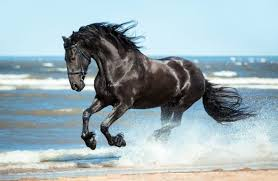
#> input picture examples/horse.jpeg, 278 x 181 px, given as the content of the folder /kaggle/input, which was not available
$ jupyter execute --allow-errors 01_eda.ipynb
#> lines starting #> are read from the running program, lines starting #| are printed output that depends on the picture; pictures that were not available may be replaced by others from this repository, and a replacement may not be noted
[cell 1]
# This Python 3 environment comes with many helpful analytics libraries installed
# It is defined by the kaggle/python Docker image: https://github.com/kaggle/docker-python
# For example, here's several helpful packages to load

import numpy as np # linear algebra
import pandas as pd # data processing, CSV file I/O (e.g. pd.read_csv)

# Input data files are available in the read-only "../input/" directory
# For example, running this (by clicking run or pressing Shift+Enter) will list all files under the input directory

import os
for dirname, _, filenames in os.walk('/kaggle/input'):
    for filename in filenames:
        print(os.path.join(dirname, filename))

# You can write up to 20GB to the current directory (/kaggle/working/) that gets preserved as output when you create a version using "Save & Run All"
# You can also write temporary files to /kaggle/temp/, but they won't be saved outside of the current session

[cell 2]
# ── CELL 1 : Imports ─────────────────────────────────────────
import os, json, hashlib, warnings
import numpy as np
import pandas as pd
import matplotlib.pyplot as plt
import matplotlib.gridspec as gridspec
import seaborn as sns
from pathlib import Path
from PIL import Image, UnidentifiedImageError
from tqdm.auto import tqdm
from collections import defaultdict

warnings.filterwarnings("ignore")
plt.rcParams["figure.dpi"] = 120
plt.rcParams["font.size"]  = 11

RAW_DIR    = "/kaggle/input/datasets/alessiocorrado99/animals10/raw-img"
OUTPUT_DIR = "/kaggle/working/eda_outputs"
os.makedirs(OUTPUT_DIR, exist_ok=True)

ITALIAN_TO_ENGLISH = {
    "cane":"dog","cavallo":"horse","elefante":"elephant",
    "farfalla":"butterfly","gallina":"chicken","gatto":"cat",
    "mucca":"cow","pecora":"sheep","ragno":"spider","scoiattolo":"squirrel",
}
CLASS_NAMES = sorted(ITALIAN_TO_ENGLISH.values())

[cell 3]
# ── CELL 2 : Scan every image ────────────────────────────────
# We go through every file and collect:
#   - count per class
#   - image width & height
#   - corrupt file flag
#   - MD5 hash (for duplicate detection)

records   = []   # one dict per file
seen_hash = {}   # hash → first filepath

print("Scanning dataset — this takes ~2 minutes...")

for it, en in ITALIAN_TO_ENGLISH.items():
    class_dir = Path(RAW_DIR) / it
    files = list(class_dir.glob("*"))

    for fpath in tqdm(files, desc=en, leave=False):
        if fpath.suffix.lower() not in {".jpg",".jpeg",".png",".bmp"}:
            continue

        rec = {"class": en, "path": str(fpath),
               "corrupt": False, "duplicate": False,
               "width": None, "height": None, "filesize_kb": None}

        # filesize
        rec["filesize_kb"] = round(fpath.stat().st_size / 1024, 2)

        # MD5 hash — detect duplicates
        md5 = hashlib.md5(fpath.read_bytes()).hexdigest()
        if md5 in seen_hash:
            rec["duplicate"] = True
        else:
            seen_hash[md5] = str(fpath)

        # image validity + dimensions
        try:
            with Image.open(fpath) as img:
#> img is the input picture: PIL image 278x181 RGB; mean R, G, B 158.5, 176.4, 182.4
                img.verify()
            with Image.open(fpath) as img:
                rec["width"], rec["height"] = img.size
        except Exception:
            rec["corrupt"] = True

        records.append(rec)

df = pd.DataFrame(records)
print(f"\nTotal files scanned : {len(df)}")
print(f"Corrupt images      : {df['corrupt'].sum()}")
print(f"Duplicate images    : {df['duplicate'].sum()}")
print(f"Clean images        : {(~df['corrupt'] & ~df['duplicate']).sum()}")

[cell 4]
# ── CELL 3 : EDA FINDING #1 — Class Distribution ─────────────
clean_df = df[~df["corrupt"] & ~df["duplicate"]]
counts   = clean_df["class"].value_counts().sort_values()

fig, ax = plt.subplots(figsize=(10, 5))
bars = ax.barh(counts.index, counts.values,
               color=["#d62728" if v == counts.min()
                      else "#2ca02c" if v == counts.max()
                      else "#4878cf" for v in counts.values])

for bar, val in zip(bars, counts.values):
    ax.text(bar.get_width() + 80, bar.get_y() + bar.get_height()/2,
            f"{val:,}", va="center", fontsize=10)

ax.axvline(counts.mean(), color="orange", linestyle="--", linewidth=1.5,
           label=f"Mean = {counts.mean():.0f}")
ax.set_xlabel("Number of images")
ax.set_title("Class Distribution — Animals-10\n"
             "(red = smallest class, green = largest class)", fontweight="bold")
ax.legend()
plt.tight_layout()
plt.savefig(f"{OUTPUT_DIR}/01_class_distribution.png",
            bbox_inches="tight")
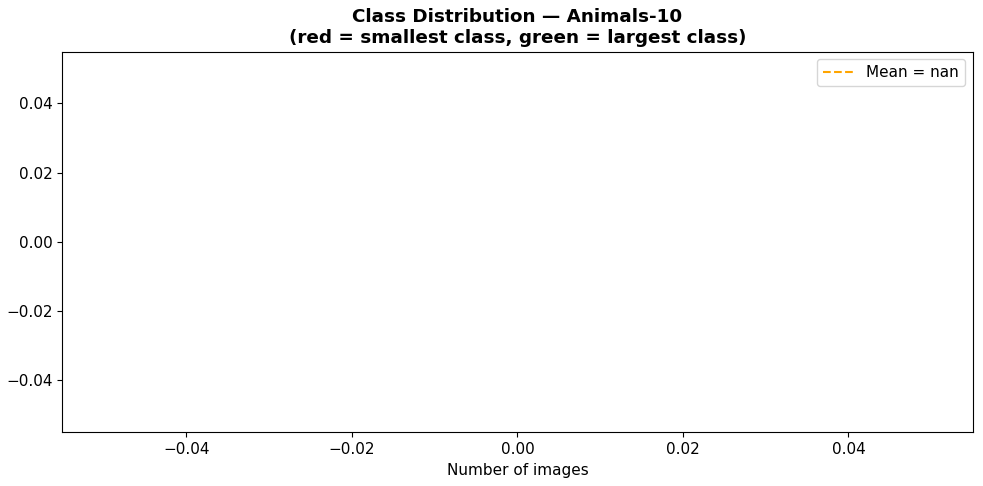
#> figure drawn by matplotlib, 1 panel
plt.show()

# Key metric: imbalance ratio
imbalance_ratio = counts.max() / counts.min()
print(f"\nImbalance ratio (max/min) : {imbalance_ratio:.2f}x")
#> (the rest of this cell did not finish here and is left out)

[cell 5]
# ── CELL 4 : EDA FINDING #2 — Sample Images per Class ────────
# Visual check for mislabelled images

fig = plt.figure(figsize=(16, 10))
fig.suptitle("Random Sample Images per Class\n"
             "(visual check for label noise)", fontweight="bold", fontsize=13)

for idx, cls in enumerate(sorted(clean_df["class"].unique())):
    cls_df  = clean_df[clean_df["class"] == cls].sample(
                  min(4, len(clean_df[clean_df["class"] == cls])),
                  random_state=42)
    for j, (_, row) in enumerate(cls_df.iterrows()):
        ax = fig.add_subplot(10, 4, idx*4 + j + 1)
        try:
            img = Image.open(row["path"]).convert("RGB")
            img = img.resize((128, 128))
            ax.imshow(img)
        except Exception:
            ax.text(0.5, 0.5, "error", ha="center")
        ax.set_title(cls if j == 0 else "", fontsize=9, fontweight="bold")
        ax.axis("off")

plt.tight_layout()
plt.savefig(f"{OUTPUT_DIR}/02_sample_images.png", bbox_inches="tight")
plt.show()
print("Visual inspection: check above for any obviously wrong labels.")

[cell 6]
# ── CELL 5 : EDA FINDING #3 — Image Size Distribution ────────
# Shows how much the raw sizes vary — justifies resizing to 224

valid_df = clean_df.dropna(subset=["width", "height"])

fig, axes = plt.subplots(1, 3, figsize=(15, 4))

# Scatter: width vs height coloured by class
for cls in CLASS_NAMES:
    sub = valid_df[valid_df["class"] == cls]
    axes[0].scatter(sub["width"], sub["height"], alpha=0.15, s=4, label=cls)
axes[0].set_xlabel("Width (px)"); axes[0].set_ylabel("Height (px)")
axes[0].set_title("Width vs Height per image", fontweight="bold")
axes[0].axvline(224, color="red", linestyle="--", linewidth=1, label="Target 224px")
axes[0].axhline(224, color="red", linestyle="--", linewidth=1)
axes[0].legend(fontsize=7, markerscale=3)

# Width histogram
axes[1].hist(valid_df["width"],  bins=50, color="#4878cf", alpha=0.7)
axes[1].axvline(valid_df["width"].median(), color="orange",
                linestyle="--", label=f"Median={valid_df['width'].median():.0f}")
axes[1].set_title("Width distribution", fontweight="bold")
axes[1].set_xlabel("Width (px)"); axes[1].legend()

# Aspect ratio histogram
valid_df["aspect"] = valid_df["width"] / valid_df["height"]
axes[2].hist(valid_df["aspect"], bins=50, color="#9467bd", alpha=0.7)
axes[2].axvline(1.0, color="red", linestyle="--", label="Square (1:1)")
axes[2].set_title("Aspect ratio distribution", fontweight="bold")
axes[2].set_xlabel("Width / Height"); axes[2].legend()

plt.tight_layout()
plt.savefig(f"{OUTPUT_DIR}/03_image_sizes.png", bbox_inches="tight")
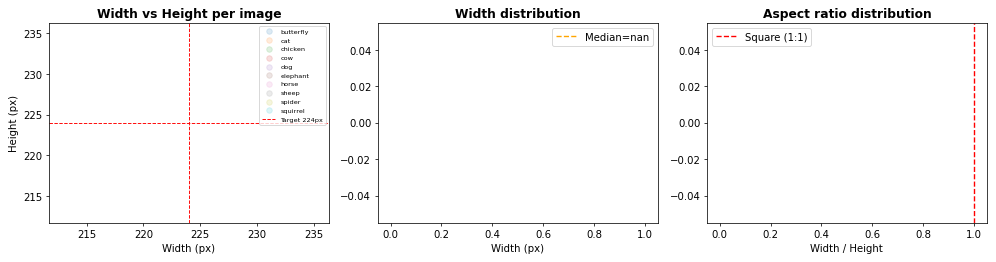
#> figure drawn by matplotlib, 3 panels
plt.show()

print(f"\nWidth  — min:{valid_df['width'].min()}  "
      f"max:{valid_df['width'].max()}  "
      f"median:{valid_df['width'].median():.0f}")
print(f"Height — min:{valid_df['height'].min()}  "
      f"max:{valid_df['height'].max()}  "
      f"median:{valid_df['height'].median():.0f}")
print(f"\n  Decision: Resize all images to 224×224 "
      f"(EfficientNet-B3 standard input size)")

[cell 7]
# ── CELL 6 : EDA FINDING #4 — Corrupt & Duplicate Report ─────
fig, axes = plt.subplots(1, 2, figsize=(12, 4))

# Corrupt per class
corrupt_counts = df[df["corrupt"]]["class"].value_counts()
if len(corrupt_counts):
    axes[0].bar(corrupt_counts.index, corrupt_counts.values, color="#d62728")
    axes[0].set_title("Corrupt images per class", fontweight="bold")
    axes[0].set_xlabel("Class"); axes[0].set_ylabel("Count")
    plt.setp(axes[0].get_xticklabels(), rotation=45, ha="right")
else:
    axes[0].text(0.5, 0.5, "No corrupt images found",
                 ha="center", va="center", fontsize=12)
    axes[0].set_title("Corrupt images per class", fontweight="bold")

# Duplicate per class
dup_counts = df[df["duplicate"]]["class"].value_counts()
if len(dup_counts):
    axes[1].bar(dup_counts.index, dup_counts.values, color="#ff7f0e")
    axes[1].set_title("Duplicate images per class", fontweight="bold")
    axes[1].set_xlabel("Class"); axes[1].set_ylabel("Count")
    plt.setp(axes[1].get_xticklabels(), rotation=45, ha="right")
else:
    axes[1].text(0.5, 0.5, "No duplicates found",
                 ha="center", va="center", fontsize=12)
    axes[1].set_title("Duplicate images per class", fontweight="bold")

plt.tight_layout()
plt.savefig(f"{OUTPUT_DIR}/04_data_quality.png", bbox_inches="tight")
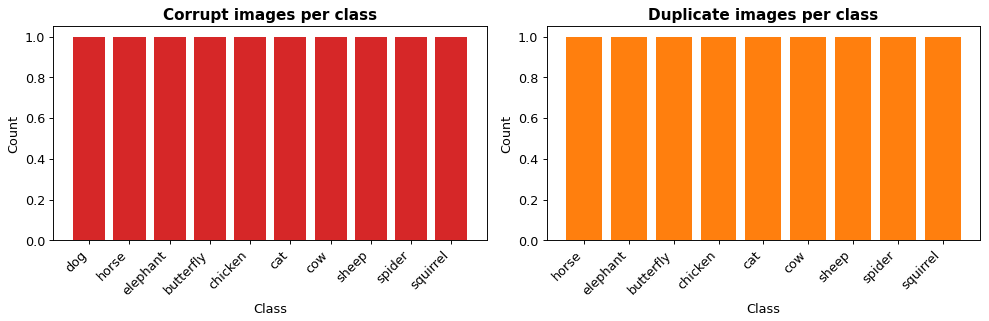
#> figure drawn by matplotlib, 2 panels
plt.show()

[cell 8]
# ── CELL 7 : EDA FINDING #5 — File Size Distribution ─────────
# Unusually small files (<5 KB) are often corrupt thumbnails
# Unusually large files may be duplicated high-res scans

fig, ax = plt.subplots(figsize=(10, 4))
for cls in CLASS_NAMES:
    sub = clean_df[clean_df["class"] == cls]
    ax.hist(sub["filesize_kb"], bins=40, alpha=0.4, label=cls)
ax.axvline(5, color="red", linestyle="--", linewidth=1.5,
           label="5 KB threshold (possible thumbnails)")
ax.set_xlabel("File size (KB)")
ax.set_title("File size distribution per class", fontweight="bold")
ax.legend(fontsize=8)
plt.tight_layout()
plt.savefig(f"{OUTPUT_DIR}/05_file_sizes.png", bbox_inches="tight")
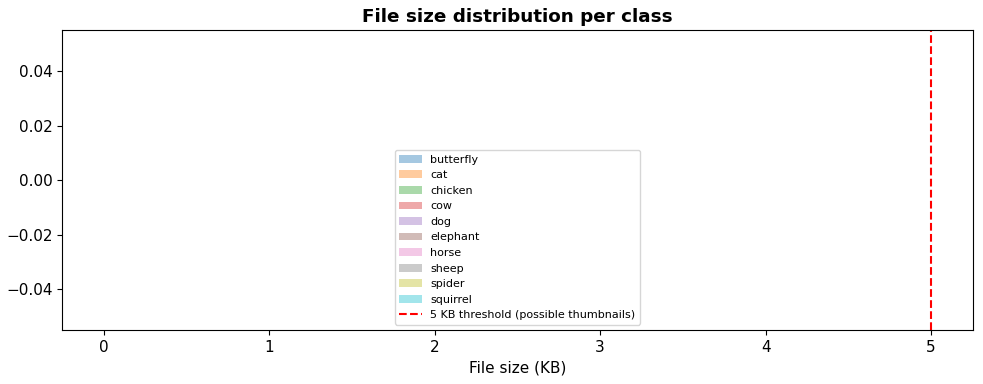
#> figure drawn by matplotlib, 1 panel
plt.show()

tiny = clean_df[clean_df["filesize_kb"] < 5]
print(f"Suspiciously small files (<5 KB): {len(tiny)}")
if len(tiny):
    print(tiny["class"].value_counts())
